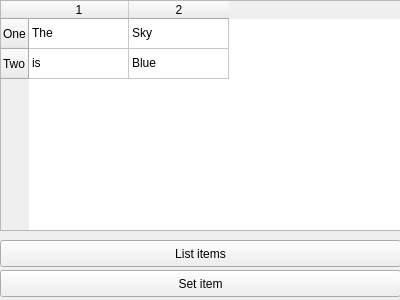
<?xml version="1.0" encoding="UTF-8"?>
<ui version="4.0">
 <class>Widget</class>
 <widget class="QWidget" name="Widget">
  <property name="geometry">
   <rect>
    <x>0</x>
    <y>0</y>
    <width>400</width>
    <height>300</height>
   </rect>
  </property>
  <property name="windowTitle">
   <string>Form</string>
  </property>
  <widget class="QTableWidget" name="tableWidget">
   <property name="geometry">
    <rect>
     <x>0</x>
     <y>0</y>
     <width>401</width>
     <height>231</height>
    </rect>
   </property>
   <row>
    <property name="text">
     <string>One</string>
    </property>
   </row>
   <row>
    <property name="text">
     <string>Two</string>
    </property>
   </row>
   <column>
    <property name="text">
     <string>1</string>
    </property>
   </column>
   <column>
    <property name="text">
     <string>2</string>
    </property>
   </column>
   <item row="0" column="0">
    <property name="text">
     <string>The</string>
    </property>
   </item>
   <item row="0" column="1">
    <property name="text">
     <string>Sky</string>
    </property>
   </item>
   <item row="1" column="0">
    <property name="text">
     <string>is</string>
    </property>
   </item>
   <item row="1" column="1">
    <property name="text">
     <string>Blue</string>
    </property>
   </item>
  </widget>
  <widget class="QPushButton" name="list_items_button">
   <property name="geometry">
    <rect>
     <x>0</x>
     <y>240</y>
     <width>401</width>
     <height>27</height>
    </rect>
   </property>
   <property name="text">
    <string>List items</string>
   </property>
  </widget>
  <widget class="QPushButton" name="set_item_button">
   <property name="geometry">
    <rect>
     <x>0</x>
     <y>270</y>
     <width>401</width>
     <height>27</height>
    </rect>
   </property>
   <property name="text">
    <string>Set item</string>
   </property>
  </widget>
 </widget>
 <resources/>
 <connections/>
</ui>
